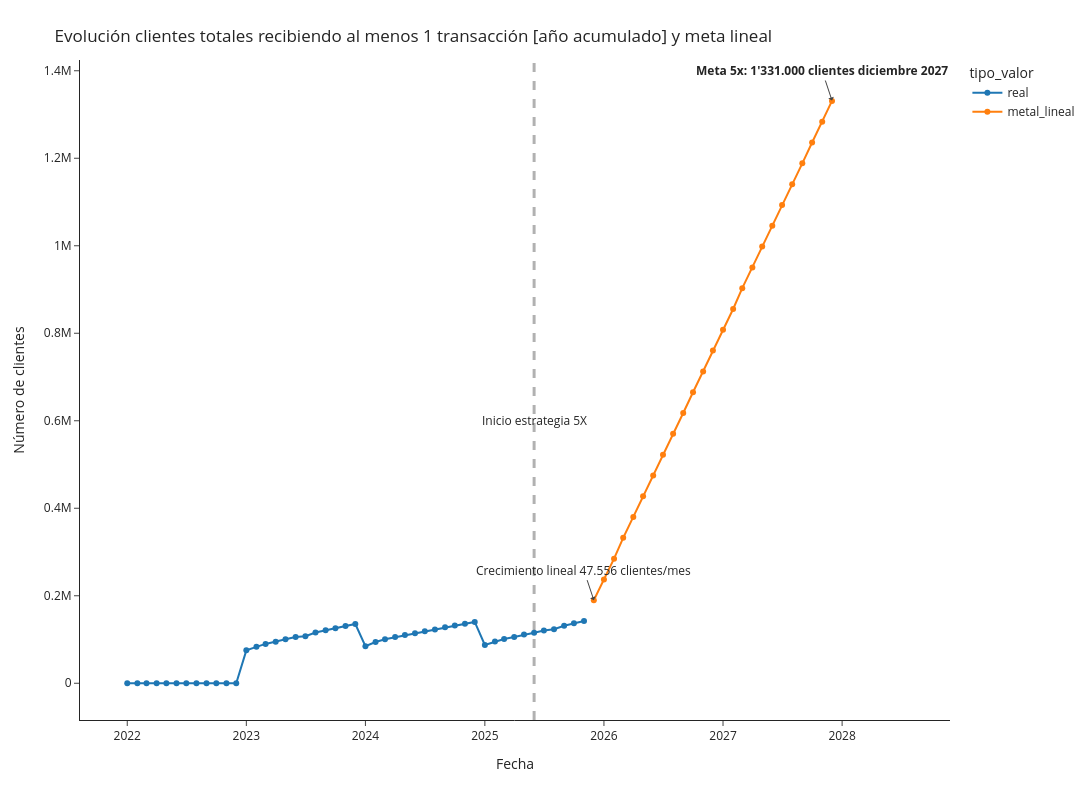

The notebook cell this image was saved under:
### Code cell
fig = px.line(df_plot, x="fecha", y="valor", color='tipo_valor',markers=True, template='simple_white', width=1600, height=800)
fig.add_vline(x='2025-06-01', line_width=3, line_dash="dash")
fig.update_layout(
    title={
        'text': "Evolución clientes totales recibiendo al menos 1 transacción [año acumulado] y meta lineal",
        'xanchor': 'left',
        'yanchor': 'top'},
    xaxis=dict(
            title=dict(
                text="Fecha"
            )),
    yaxis=dict(
            title=dict(
                text="Número de clientes"
            ))
)
fig.add_annotation(x='2025-06-01', y=600000,
            text="Inicio estrategia 5X",
            showarrow=False,
            arrowhead=1)

fig.add_annotation(x='2025-12-01', y=190000,
            text="Crecimiento lineal 47.556 clientes/mes",
            showarrow=True,
            arrowhead=1)
fig.add_annotation(x='2027-12-01', y=1332000,
            text="<b>Meta 5x: 1'331.000 clientes diciembre 2027</b>",
            showarrow=True,
            arrowhead=1)
fig.show()

### Figure 1 — Plotly figure (JSON) as saved in the notebook; plotly's stock layout.template omitted (floating-point values rounded to 4 significant figures)
{"data": [{"hovertemplate": "tipo_valor=real<br>fecha=%{x}<br>valor=%{y}<extra></extra>", "legendgroup": "real", "line": {"color": "#1F77B4", "dash": "solid"}, "marker": {"symbol": "circle"}, "mode": "lines+markers", "name": "real", "orientation": "v", "showlegend": true, "type": "scatter", "x": ["2025-11-01T00:00:00.000000000", "2025-10-01T00:00:00.000000000", "2025-09-01T00:00:00.000000000", "2025-08-01T00:00:00.000000000", "2025-07-01T00:00:00.000000000", "2025-06-01T00:00:00.000000000", "2025-05-01T00:00:00.000000000", "2025-04-01T00:00:00.000000000", "2025-03-01T00:00:00.000000000", "2025-02-01T00:00:00.000000000", "2025-01-01T00:00:00.000000000", "2024-12-01T00:00:00.000000000", "2024-11-01T00:00:00.000000000", "2024-10-01T00:00:00.000000000", "2024-09-01T00:00:00.000000000", "2024-08-01T00:00:00.000000000", "2024-07-01T00:00:00.000000000", "2024-06-01T00:00:00.000000000", "2024-05-01T00:00:00.000000000", "2024-04-01T00:00:00.000000000", "2024-03-01T00:00:00.000000000", "2024-02-01T00:00:00.000000000", "2024-01-01T00:00:00.000000000", "2023-12-01T00:00:00.000000000", "2023-11-01T00:00:00.000000000", "2023-10-01T00:00:00.000000000", "2023-09-01T00:00:00.000000000", "2023-08-01T00:00:00.000000000", "2023-07-01T00:00:00.000000000", "2023-06-01T00:00:00.000000000", "2023-05-01T00:00:00.000000000", "2023-04-01T00:00:00.000000000", "2023-03-01T00:00:00.000000000", "2023-02-01T00:00:00.000000000", "2023-01-01T00:00:00.000000000", "2022-12-01T00:00:00.000000000", "2022-11-01T00:00:00.000000000", "2022-10-01T00:00:00.000000000", "2022-09-01T00:00:00.000000000", "2022-08-01T00:00:00.000000000", "2022-07-01T00:00:00.000000000", "2022-06-01T00:00:00.000000000", "2022-05-01T00:00:00.000000000", "2022-04-01T00:00:00.000000000", "2022-03-01T00:00:00.000000000", "2022-02-01T00:00:00.000000000", "2022-01-01T00:00:00.000000000"], "xaxis": "x", "y": [142097, 136911, 131430, 123330, 120319, 115378, 111146, 105926, 100965, 95297, 87415, 140193, 135900, 131792, 127741, 122968, 118900, 114222, 110508, 105843, 100735, 94245, 84845, 135465, 130577, 125461, 121001, 116063, 107625, 105724, 100405, 95121, 89931, 83147, 75154, 0, 0, 0, 0, 0, 0, 0, 0, 0, 0, 0, 0], "yaxis": "y"}, {"hovertemplate": "tipo_valor=metal_lineal<br>fecha=%{x}<br>valor=%{y}<extra></extra>", "legendgroup": "metal_lineal", "line": {"color": "#FF7F0E", "dash": "solid"}, "marker": {"symbol": "circle"}, "mode": "lines+markers", "name": "metal_lineal", "orientation": "v", "showlegend": true, "type": "scatter", "x": ["2025-12-01T00:00:00.000000000", "2026-01-01T00:00:00.000000000", "2026-02-01T00:00:00.000000000", "2026-03-01T00:00:00.000000000", "2026-04-01T00:00:00.000000000", "2026-05-01T00:00:00.000000000", "2026-06-01T00:00:00.000000000", "2026-07-01T00:00:00.000000000", "2026-08-01T00:00:00.000000000", "2026-09-01T00:00:00.000000000", "2026-10-01T00:00:00.000000000", "2026-11-01T00:00:00.000000000", "2026-12-01T00:00:00.000000000", "2027-01-01T00:00:00.000000000", "2027-02-01T00:00:00.000000000", "2027-03-01T00:00:00.000000000", "2027-04-01T00:00:00.000000000", "2027-05-01T00:00:00.000000000", "2027-06-01T00:00:00.000000000", "2027-07-01T00:00:00.000000000", "2027-08-01T00:00:00.000000000", "2027-09-01T00:00:00.000000000", "2027-10-01T00:00:00.000000000", "2027-11-01T00:00:00.000000000", "2027-12-01T00:00:00.000000000"], "xaxis": "x", "y": [189653, 237209, 284765, 332321, 379877, 427433, 474989, 522545, 570101, 617657, 665213, 712769, 760325, 807881, 855437, 902993, 950549, 998105, 1045661, 1093217, 1140773, 1188329, 1235885, 1283441, 1330997], "yaxis": "y"}], "layout": {"annotations": [{"arrowhead": 1, "showarrow": false, "text": "Inicio estrategia 5X", "x": "2025-06-01", "y": 600000}, {"arrowhead": 1, "showarrow": true, "text": "Crecimiento lineal 47.556 clientes/mes", "x": "2025-12-01", "y": 190000}, {"arrowhead": 1, "showarrow": true, "text": "<b>Meta 5x: 1'331.000 clientes diciembre 2027</b>", "x": "2027-12-01", "y": 1332000}], "height": 800, "legend": {"title": {"text": "tipo_valor"}, "tracegroupgap": 0}, "margin": {"t": 60}, "shapes": [{"line": {"dash": "dash", "width": 3}, "type": "line", "x0": "2025-06-01", "x1": "2025-06-01", "xref": "x", "y0": 0, "y1": 1, "yref": "y domain"}], "title": {"text": "Evolución clientes totales recibiendo al menos 1 transacción [año acumulado] y meta lineal", "xanchor": "left", "yanchor": "top"}, "width": 1600, "xaxis": {"anchor": "y", "domain": [0, 1], "title": {"text": "Fecha"}}, "yaxis": {"anchor": "x", "domain": [0, 1], "title": {"text": "Número de clientes"}}}}
